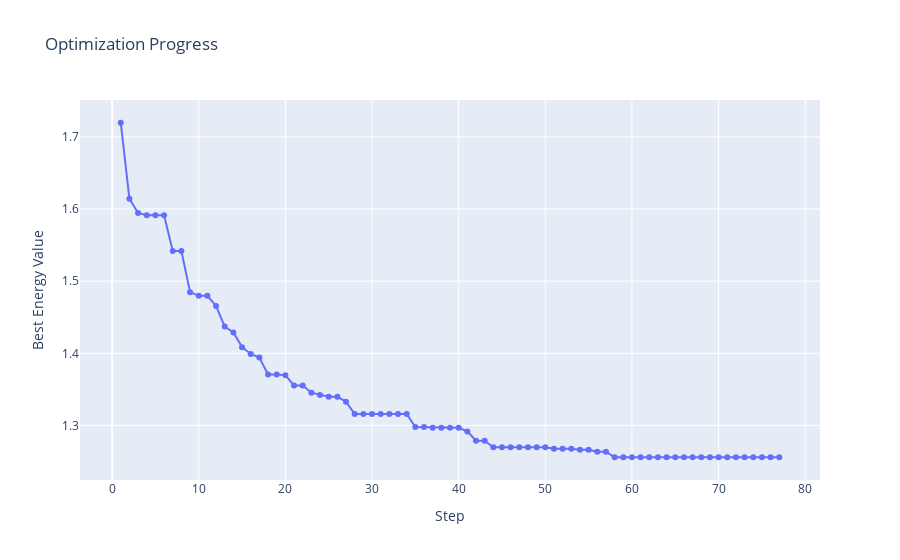

The code cell stored with this chart in its notebook:
### Code cell
model.draw_energy_plot(info['hist'])

### Figure 1 — Plotly figure (JSON) as saved in the notebook; plotly's stock layout.template omitted (floating-point values rounded to 4 significant figures)
{"data": [{"hovertemplate": "Step=%{x}<br>Best Energy Value=%{y}<extra></extra>", "legendgroup": "", "line": {"color": "#636efa", "dash": "solid", "shape": "linear"}, "marker": {"symbol": "circle"}, "mode": "markers+lines", "name": "", "orientation": "v", "showlegend": false, "type": "scatter", "x": [1, 2, 3, 4, 5, 6, 7, 8, 9, 10, 11, 12, 13, 14, 15, 16, 17, 18, 19, 20, 21, 22, 23, 24, 25, 26, 27, 28, 29, 30, 31, 32, 33, 34, 35, 36, 37, 38, 39, 40, 41, 42, 43, 44, 45, 46, 47, 48, 49, 50, 51, 52, 53, 54, 55, 56, 57, 58, 59, 60, 61, 62, 63, 64, 65, 66, 67, 68, 69, 70, 71, 72, 73, 74, 75, 76, 77], "xaxis": "x", "y": [1.72, 1.614, 1.594, 1.591, 1.591, 1.591, 1.542, 1.542, 1.485, 1.48, 1.48, 1.466, 1.437, 1.429, 1.409, 1.399, 1.394, 1.371, 1.371, 1.37, 1.356, 1.356, 1.345, 1.342, 1.34, 1.34, 1.333, 1.316, 1.316, 1.316, 1.316, 1.316, 1.316, 1.316, 1.298, 1.298, 1.297, 1.297, 1.297, 1.297, 1.292, 1.279, 1.279, 1.27, 1.27, 1.27, 1.27, 1.27, 1.27, 1.27, 1.268, 1.268, 1.268, 1.266, 1.266, 1.264, 1.264, 1.256, 1.256, 1.256, 1.256, 1.256, 1.256, 1.256, 1.256, 1.256, 1.256, 1.256, 1.256, 1.256, 1.256, 1.256, 1.256, 1.256, 1.256, 1.256, 1.256], "yaxis": "y"}], "layout": {"legend": {"tracegroupgap": 0}, "title": {"text": "Optimization Progress"}, "xaxis": {"anchor": "y", "domain": [0, 1], "title": {"text": "Step"}}, "yaxis": {"anchor": "x", "domain": [0, 1], "title": {"text": "Best Energy Value"}}}}
